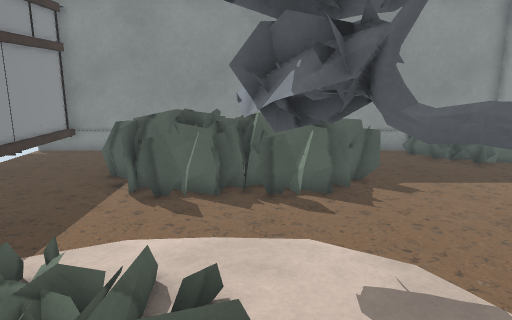
view 1 (above)

17 first-person views from a walk through a 3-D level made in the Unity game engine. The camera is 1.5 m above the floor, tilts 12° down and sees 70° across. The floor is counted in squares, 0.5 m on a side. Each view is taken from the middle of a square. On the plan, view 1 faces up. The plan holds only what a view shows up to about 20 squares ahead; the rest is blank. The place goes on beyond the plan. Some animated figures are left out. Door leaves are left out, so doorways stand open. Some surface patterns are stand-ins.

view 2
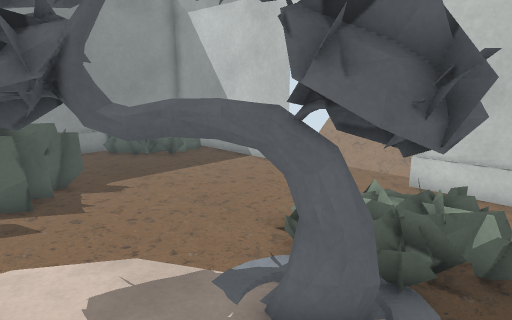

view 3
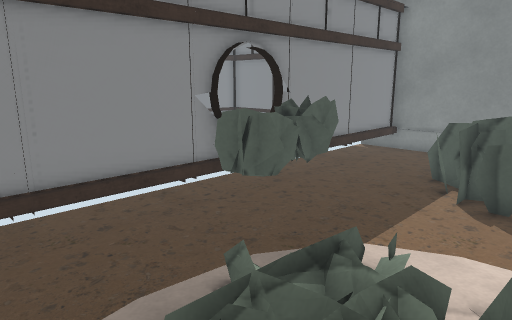

view 4
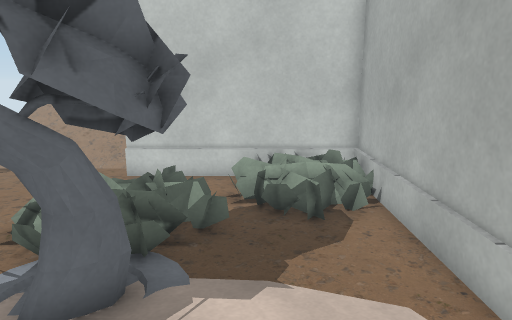

view 5
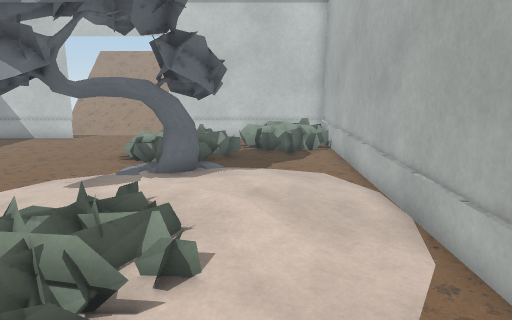

view 6
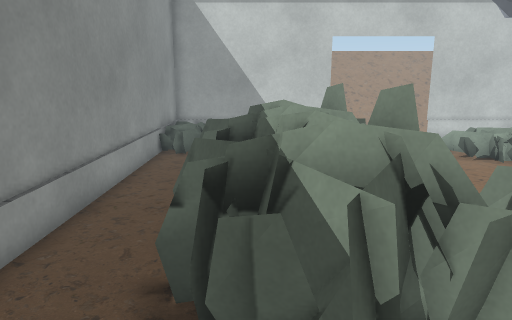

view 7
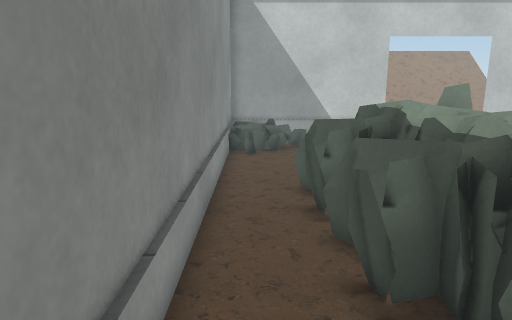

view 8
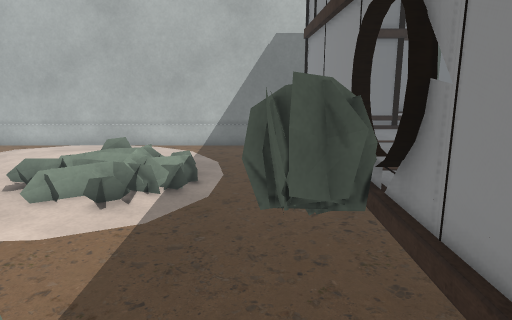

view 9
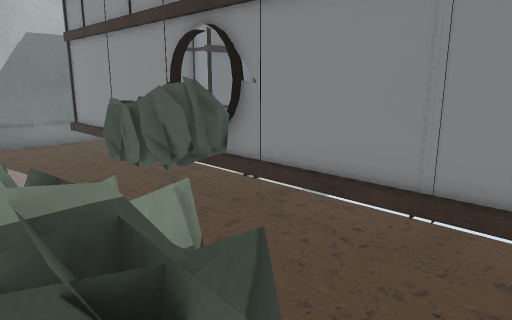

view 10
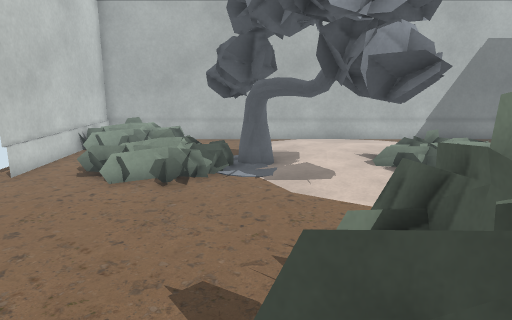

view 11
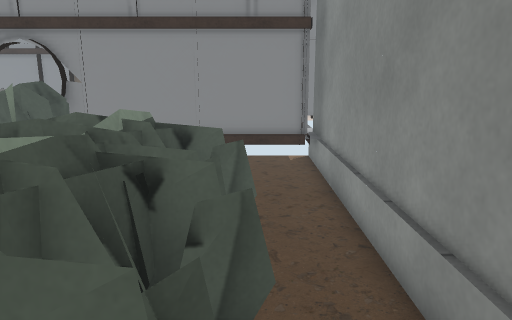

view 12
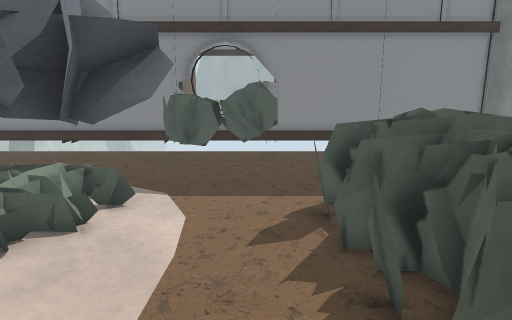

view 13
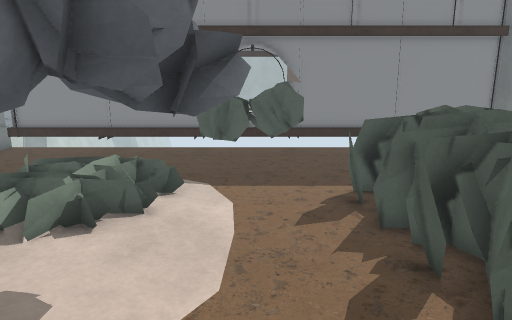

view 14
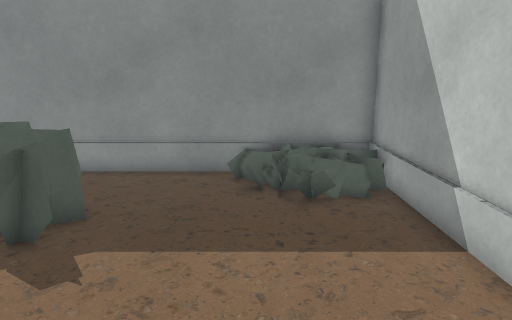

view 15
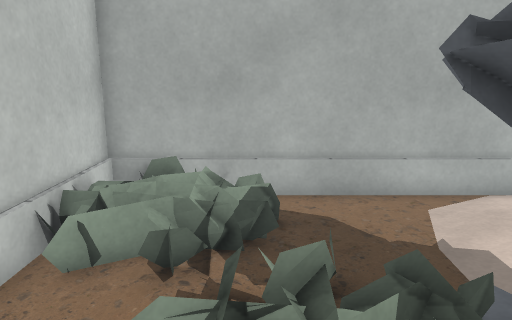

view 16
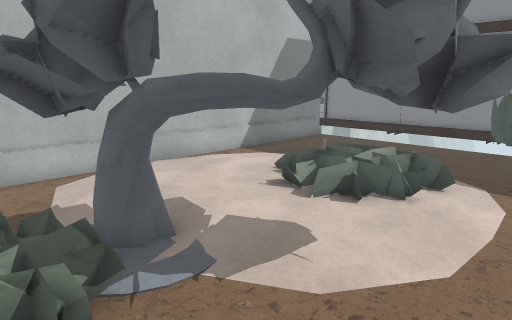

view 17
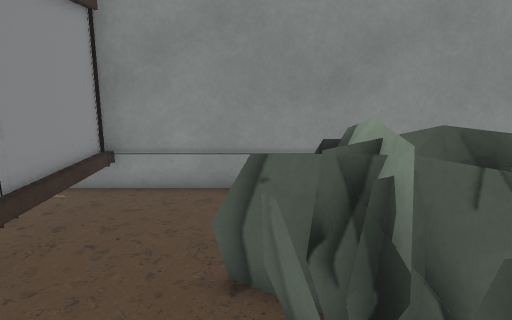

### Floor plan
Key: @ floor where view 1 was taken; # wall or solid block; . main floor; : floor 0.25 m higher than the main floor; + floor 0.5 m higher than the main floor; D open door; T thing the floor can be seen under or through; O other object.
Columns run from 13 left of view 1 to 12 right of it. Each row starts with its distance up from view 1.
 18  OOO######################
 17   ++O................OOOO#
 16     O........O.......OOOO#
 15   ++O....OOOOOOO.......O.#
 14   ++#...OOOOOOOOO........#
 13   ++O...OOOOOOOOOO.......#
 12   ++O....OOOOOOOO........#
 11   ++O....OOOOOOO.........#
 10   ++T....................D
  9   ++TOO..................D
  8   ++TOO......O...........D
  7   ++TOO..... OOO.........D
  6   ++OO...    OOO.........D
  5   ++O....OOO  OOO........D
  4   ++O...OOOOO   OO..  ...D
  3   ++O... OOOO   OOO    ..#
  2   ++#... OOO    OOOO.  ..#
  1  +++O...  O      OO......#
  0  +++O....   :@    ....OOO#
 -1  +++O....        ....OOOO#
 -2 ##  O......      ....OOOO#
 -3    ..........  .......OOO#
 -4   ########################

Where each view was taken, in squares from view 1:
view 1: 0 up, 0 right, facing up
view 2: 0 up, 0 right, facing up-right
view 3: 0 up, 1 left, facing up-left
view 4: 0 up, 1 left, facing right
view 5: 0 up, 8 left, facing right
view 6: 14 up, 8 left, facing right
view 7: 17 up, 8 left, facing right
view 8: 14 up, 7 left, facing down
view 9: 16 up, 3 left, facing down-left
view 10: 16 up, 4 right, facing down
view 11: 16 up, 4 right, facing left
view 12: 9 up, 5 right, facing left
view 13: 8 up, 6 right, facing left
view 14: 6 up, 8 right, facing up
view 15: 6 up, 8 right, facing down
view 16: 9 up, 7 right, facing down-left
view 17: 8 up, 5 left, facing up
